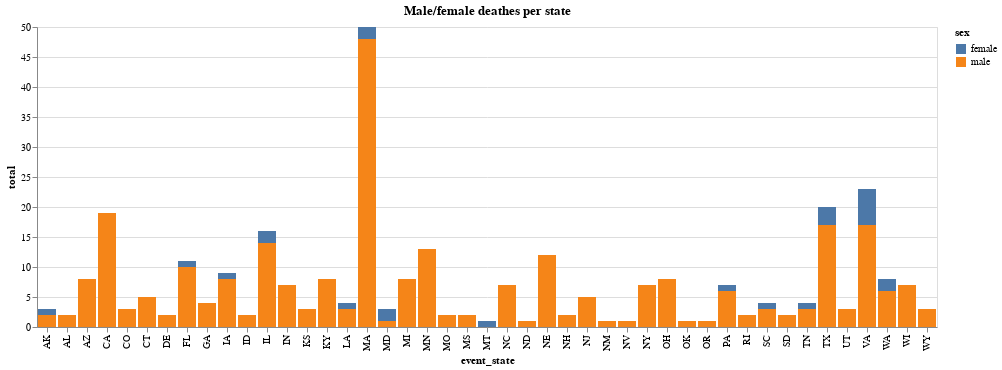

Write notebook code for a chart like this one.
### Markdown cell above
# Нещасні випадки за статтю за 2019 рік

### Code cell
chart1 = alt.Chart(df_test_state,title='Male/female deathes per state').mark_bar().encode(
    x = alt.X('event_state:N'),
    y = alt.Y('total:Q'),
    color = alt.Color('sex:N'),
    tooltip = alt.Tooltip('total')
)
chart1

### Figure 1 — Vega-Lite specification as saved in the notebook (floating-point values rounded to 4 significant figures)
{"config": {"view": {"continuousWidth": 400, "continuousHeight": 300}}, "data": {"name": "data-c0eaea0486755c552d043425ec1cf091"}, "mark": "bar", "encoding": {"color": {"type": "nominal", "field": "sex"}, "tooltip": {"type": "quantitative", "field": "total"}, "x": {"type": "nominal", "field": "event_state"}, "y": {"type": "quantitative", "field": "total"}}, "title": "Male/female deathes per state", "$schema": "https://vega.github.io/schema/vega-lite/v4.8.1.json", "datasets": {"data-c0eaea0486755c552d043425ec1cf091": [{"event_state": "AK", "sex": "female", "total": 1}, {"event_state": "AK", "sex": "male", "total": 2}, {"event_state": "AL", "sex": "male", "total": 2}, {"event_state": "AZ", "sex": "male", "total": 8}, {"event_state": "CA", "sex": "male", "total": 19}, {"event_state": "CO", "sex": "male", "total": 3}, {"event_state": "CT", "sex": "male", "total": 5}, {"event_state": "DE", "sex": "male", "total": 2}, {"event_state": "FL", "sex": "female", "total": 1}, {"event_state": "FL", "sex": "male", "total": 10}, {"event_state": "GA", "sex": "male", "total": 4}, {"event_state": "IA", "sex": "female", "total": 1}, {"event_state": "IA", "sex": "male", "total": 8}, {"event_state": "ID", "sex": "male", "total": 2}, {"event_state": "IL", "sex": "female", "total": 2}, {"event_state": "IL", "sex": "male", "total": 14}, {"event_state": "IN", "sex": "male", "total": 7}, {"event_state": "KS", "sex": "male", "total": 3}, {"event_state": "KY", "sex": "male", "total": 8}, {"event_state": "LA", "sex": "female", "total": 1}, {"event_state": "LA", "sex": "male", "total": 3}, {"event_state": "MA", "sex": "female", "total": 2}, {"event_state": "MA", "sex": "male", "total": 48}, {"event_state": "MD", "sex": "female", "total": 2}, {"event_state": "MD", "sex": "male", "total": 1}, {"event_state": "MI", "sex": "male", "total": 8}, {"event_state": "MN", "sex": "male", "total": 13}, {"event_state": "MO", "sex": "male", "total": 2}, {"event_state": "MS", "sex": "male", "total": 2}, {"event_state": "MT", "sex": "female", "total": 1}, {"event_state": "NC", "sex": "male", "total": 7}, {"event_state": "ND", "sex": "male", "total": 1}, {"event_state": "NE", "sex": "male", "total": 12}, {"event_state": "NH", "sex": "male", "total": 2}, {"event_state": "NJ", "sex": "male", "total": 5}, {"event_state": "NM", "sex": "male", "total": 1}, {"event_state": "NV", "sex": "male", "total": 1}, {"event_state": "NY", "sex": "male", "total": 7}, {"event_state": "OH", "sex": "male", "total": 8}, {"event_state": "OK", "sex": "male", "total": 1}, {"event_state": "OR", "sex": "male", "total": 1}, {"event_state": "PA", "sex": "female", "total": 1}, {"event_state": "PA", "sex": "male", "total": 6}, {"event_state": "RI", "sex": "male", "total": 2}, {"event_state": "SC", "sex": "female", "total": 1}, {"event_state": "SC", "sex": "male", "total": 3}, {"event_state": "SD", "sex": "male", "total": 2}, {"event_state": "TN", "sex": "female", "total": 1}, {"event_state": "TN", "sex": "male", "total": 3}, {"event_state": "TX", "sex": "female", "total": 3}, {"event_state": "TX", "sex": "male", "total": 17}, {"event_state": "UT", "sex": "male", "total": 3}, {"event_state": "VA", "sex": "female", "total": 6}, {"event_state": "VA", "sex": "male", "total": 17}, {"event_state": "WA", "sex": "female", "total": 2}, {"event_state": "WA", "sex": "male", "total": 6}, {"event_state": "WI", "sex": "male", "total": 7}, {"event_state": "WY", "sex": "male", "total": 3}]}}
